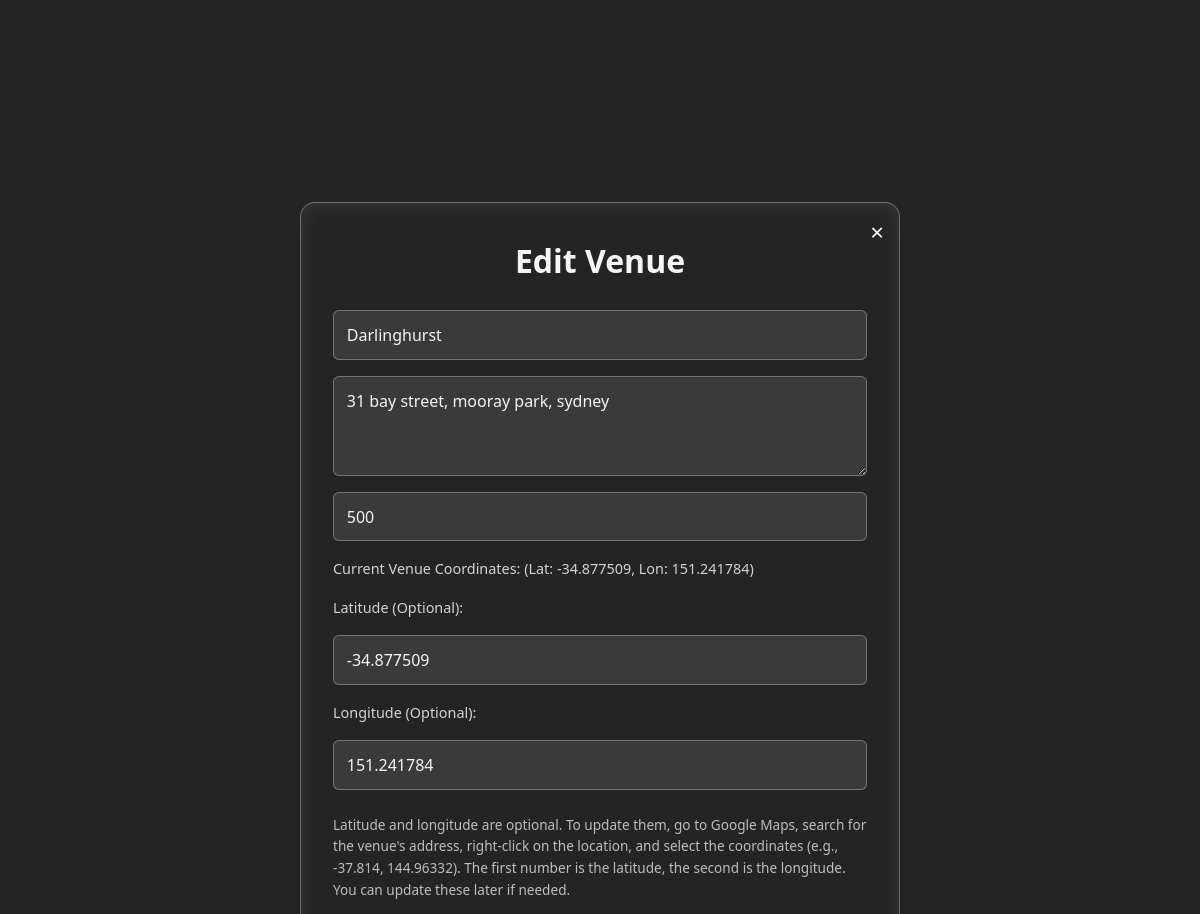
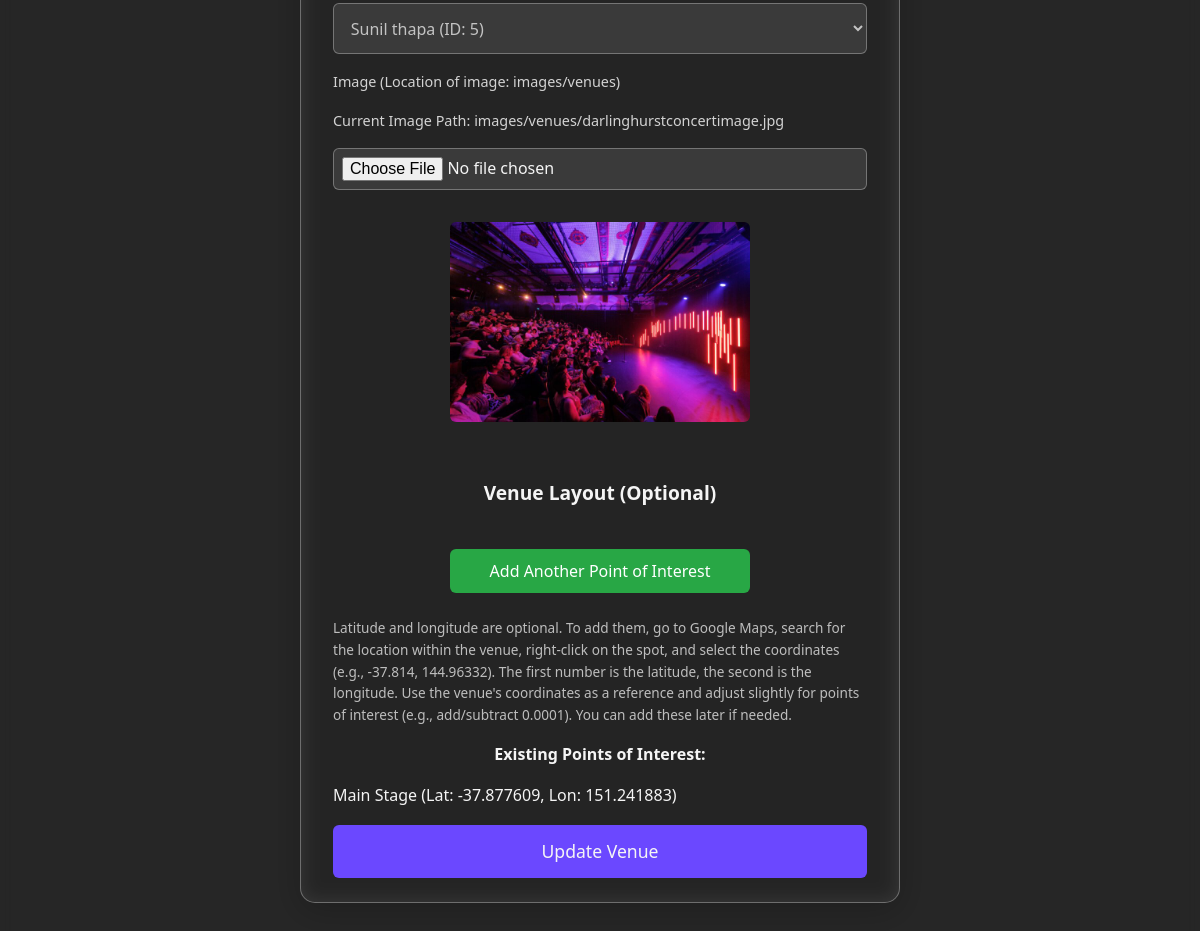
Screenshot of /edit_venue.php?venue_id=1 (signed in) with the database file from the repository (2 pictures, top to bottom).
### tables this page shows
CREATE TABLE IF NOT EXISTS `venues` (
  `venue_id` int NOT NULL AUTO_INCREMENT,
  `name` varchar(100) NOT NULL,
  `address` text NOT NULL,
  `capacity` int NOT NULL,
  `venue_admin_id` int DEFAULT NULL,
  `created_at` timestamp NOT NULL DEFAULT CURRENT_TIMESTAMP,
  `image_path` varchar(255) DEFAULT NULL,
  `latitude` decimal(9,6) DEFAULT NULL,
  `longitude` decimal(9,6) DEFAULT NULL,
  PRIMARY KEY (`venue_id`),
  KEY `venue_admin_id` (`venue_admin_id`)
);

CREATE TABLE IF NOT EXISTS `venue_admins` (
  `venue_admin_id` int NOT NULL AUTO_INCREMENT,
  `username` varchar(50) NOT NULL,
  `email` varchar(100) NOT NULL,
  `password` varchar(255) NOT NULL,
  `full_name` varchar(100) NOT NULL,
  `created_at` timestamp NOT NULL DEFAULT CURRENT_TIMESTAMP,
  PRIMARY KEY (`venue_admin_id`),
  UNIQUE KEY `username` (`username`),
  UNIQUE KEY `email` (`email`)
);

CREATE TABLE IF NOT EXISTS `venue_layouts` (
  `poi_id` int NOT NULL AUTO_INCREMENT,
  `venue_id` int NOT NULL,
  `poi_name` varchar(255) NOT NULL,
  `latitude` decimal(9,6) NOT NULL,
  `longitude` decimal(9,6) NOT NULL,
  PRIMARY KEY (`poi_id`),
  KEY `venue_id` (`venue_id`)
);

### edit_venue.php (the view, shortened to what this page needs)
<?php
$user_type = $_SESSION['user_type'];
$user_id = $_SESSION['user_id'];
require_once 'Connection/sql_auth.php';
$venue_id = isset($_GET['venue_id']) ? (int)$_GET['venue_id'] : 0;
$name = isset($_GET['name']) ? urldecode($_GET['name']) : '';
$address = isset($_GET['address']) ? urldecode($_GET['address']) : '';
$capacity = isset($_GET['capacity']) ? (int)$_GET['capacity'] : 0;
$venue_admin_id = isset($_GET['venue_admin_id']) ? (int)$_GET['venue_admin_id'] : null;
$image_path = null;
$latitude = null;
$longitude = null;
$poi_data = [];
$venue_exists = false;
if ($venue_id > 0) {
    $query = "SELECT * FROM venues WHERE venue_id = ?";
    $stmt = $db->prepare($query);
    if ($stmt === false) {
        $message = "Failed to prepare select statement: " . $db->error;
        $message_type = 'error';
    } else {
        $stmt->bind_param("i", $venue_id);
        $stmt->execute();
        $result = $stmt->get_result();
        if ($result->num_rows > 0) {
            $venue_exists = true;
            $venue = $result->fetch_assoc();
            $name = $venue['name'];
            $address = $venue['address'];
            $capacity = $venue['capacity'];
            $venue_admin_id = $venue['venue_admin_id'];
            $image_path = $venue['image_path'] ?? null;
            $latitude = $venue['latitude'] ?? null;
            $longitude = $venue['longitude'] ?? null;
        } else {
            $message = "Venue not found.";
            $message_type = 'error';
        }
    }
    if ($venue_exists) {
        $query = "SELECT poi_id, poi_name, latitude, longitude FROM venue_layouts WHERE venue_id = ?";
        $stmt = $db->prepare($query);
        if ($stmt === false) {
            $message = "Failed to prepare venue layout select statement: " . $db->error;
            $message_type = 'error';
        } else {
            $stmt->bind_param("i", $venue_id);
            $stmt->execute();
            $result = $stmt->get_result();
            while ($row = $result->fetch_assoc()) {
                $poi_data[] = $row;
            }
        }
    }
}
$venue_admins = [];
if ($user_type === 'system_admin') {
    $result = $db->query("SELECT va.venue_admin_id, va.full_name
                          FROM venue_admins va
                          JOIN users u ON va.username = u.username AND u.user_type = 'venue_admin'");
    if ($result === false) {
        $message = "Error fetching venue admins: " . $db->error;
        $message_type = 'error';
    } else {
        while ($row = $result->fetch_assoc()) {
            $venue_admins[] = $row;
        }
    }
}
?>
<!DOCTYPE html>
<html lang="en">
<head>
    <link rel="stylesheet" href="https://cdnjs.cloudflare.com/ajax/libs/font-awesome/6.0.0-beta3/css/all.min.css">
</head>
<body>
    <div class="container">
        <div class="modal">
            <div class="modal-content">
                <a href="view_current_venues.php" class="close-modal" id="closeModalBtn">×</a>
                <h2>Edit Venue</h2>
                <form method="POST" enctype="multipart/form-data">
                    <input type="text" name="name" value="<?= htmlspecialchars($name) ?>" placeholder="Venue Name" required>
                    <textarea name="address" placeholder="Address" required><?= htmlspecialchars($address) ?></textarea>
                    <input type="number" name="capacity" value="<?= $capacity ?>" placeholder="Capacity" required min="1" step="1">
                    <?php if ($latitude !== null && $longitude !== null): ?>
                        <label>Current Venue Coordinates: (Lat: <?= htmlspecialchars($latitude) ?>, Lon: <?= htmlspecialchars($longitude) ?>)</label>
                    <?php endif; ?>
                    <label for="latitude">Latitude (Optional):</label>
                    <input type="number" step="any" name="latitude" value="<?= htmlspecialchars($latitude ?? '') ?>" placeholder="e.g., -37.814">
                    <label for="longitude">Longitude (Optional):</label>
                    <input type="number" step="any" name="longitude" value="<?= htmlspecialchars($longitude ?? '') ?>" placeholder="e.g., 144.96332">
                    <div class="hint">
                        Latitude and longitude are optional. To update them, go to Google Maps, search for the venue's address, right-click on the location, and select the coordinates (e.g., -37.814, 144.96332). The first number is the latitude, the second is the longitude. You can update these later if needed.
                    </div>
                    <?php if ($user_type === 'system_admin'): ?>
                        <select name="venue_admin_id">
                            <?php foreach ($venue_admins as $admin): ?>
                                <option value="<?= $admin['venue_admin_id'] ?>" <?= $venue_admin_id == $admin['venue_admin_id'] ? 'selected' : '' ?>>
                                    <?= htmlspecialchars($admin['full_name']) ?> (ID: <?= $admin['venue_admin_id'] ?>)
                                </option>
                            <?php endforeach; ?>
                        </select>
                    <?php else: ?>
                        <input type="hidden" name="venue_admin_id" value="<?= $user_id ?>">
                    <?php endif; ?>
                    <label for="image">Image (Location of image: images/venues)</label>
                    <?php if (!empty($image_path)): ?>
                        <label>Current Image Path: <?= htmlspecialchars($image_path) ?></label>
                    <?php endif; ?>
                    <input type="file" name="image" id="image" accept="image/*">
                    <div class="image-preview" id="imagePreview"></div>
                    <h3>Venue Layout (Optional)</h3>
                    <button type="button" id="add-poi-btn" class="add-poi-btn">Add Another Point of Interest</button>
                    <div class="hint">
                        Latitude and longitude are optional. To add them, go to Google Maps, search for the location within the venue, right-click on the spot, and select the coordinates (e.g., -37.814, 144.96332). The first number is the latitude, the second is the longitude. Use the venue's coordinates as a reference and adjust slightly for points of interest (e.g., add/subtract 0.0001). You can add these later if needed.
                    </div>
                    <?php if (!empty($poi_data)): ?>
                        <h4>Existing Points of Interest:</h4>
                        <ul style="text-align: left; list-style-type: none; padding-left: 0;">
                            <?php foreach ($poi_data as $poi): ?>
                                <li><?= htmlspecialchars($poi['poi_name']) ?> (Lat: <?= $poi['latitude'] ?? 'N/A' ?>, Lon: <?= $poi['longitude'] ?? 'N/A' ?>)</li>
                            <?php endforeach; ?>
                        </ul>
                    <?php endif; ?>
                    <button type="submit" name="edit_venue">Update Venue</button>
                </form>
            </div>
        </div>
    </div>
</body>
</html>

### edit_venue.php (style rules this page uses)
:root { --primary-color: #6b48ff; --secondary-color: #1e1e2f; --accent-color: #ff2e63; --light-color: #f5f5f5; --glass-bg: rgba(255, 255, 255, 0.1); --shadow: 0 8px 32px rgba(0, 0, 0, 0.2); --success-bg: #28a745; --error-bg: #ff2e63; --add-btn-bg: #28a745; }
* { box-sizing: border-box; margin: 0; padding: 0; font-family: 'Segoe UI', Arial, sans-serif; }
body { background: linear-gradient(rgba(0, 0, 0, 0.5), rgba(0, 0, 0, 0.5)), url('images/concert.jpg'); background-size: cover; background-position: center; backdrop-filter: blur(5px); color: var(--light-color); line-height: 1.6; min-height: 100vh; display: flex; justify-content: center; align-items: center; }
.container { text-align: center; }
.modal { position: fixed; top: 0; left: 0; width: 100%; height: 100%; background: rgba(0, 0, 0, 0.7); z-index: 1000; justify-content: center; align-items: center; display: flex; }
.modal-content { background: var(--glass-bg); backdrop-filter: blur(10px); border-radius: 15px; padding: 2rem; box-shadow: var(--shadow); border: 1px solid rgba(255, 255, 255, 0.3); width: 90%; max-width: 600px; text-align: center; position: relative; color: var(--light-color); max-height: 80vh; overflow-y: auto; }
.close-modal { position: absolute; top: 10px; right: 15px; font-size: 1.5rem; color: var(--light-color); cursor: pointer; transition: color 0.3s ease; text-decoration: none; }
h2 { font-size: 2rem; margin-bottom: 1.5rem; color: var(--light-color); }
h3 { font-size: 1.2rem; margin: 1rem 0 0.5rem; color: var(--light-color); }
form { display: flex; flex-direction: column; gap: 1rem; }
label { font-size: 0.9rem; color: rgba(255, 255, 255, 0.8); text-align: left; }
input, select, textarea { padding: 0.8rem; border: 1px solid rgba(255, 255, 255, 0.3); border-radius: 6px; background: rgba(255, 255, 255, 0.1); color: var(--light-color); font-size: 1rem; width: 100%; box-sizing: border-box; }
input[type="file"] { padding: 0.5rem; }
input::placeholder, textarea::placeholder, select { color: rgba(255, 255, 255, 0.7); }
textarea { resize: vertical; min-height: 100px; }
select option { background: var(--secondary-color); color: var(--light-color); }
.image-preview { margin: 1rem 0; }
.hint { font-size: 0.85rem; color: rgba(255, 255, 255, 0.7); margin-top: 0.5rem; text-align: left; }
button { background: var(--primary-color); color: var(--light-color); padding: 0.9rem; border: none; border-radius: 6px; cursor: pointer; transition: background 0.3s ease; font-size: 1.1rem; }
.add-poi-btn { background: var(--add-btn-bg); color: white; padding: 0.7rem; border: none; border-radius: 6px; cursor: pointer; transition: background 0.3s ease; font-size: 1rem; width: 100%; max-width: 300px; margin: 0 auto; }

### rows the page displays
venues: name "Darlinghurst", address "31 bay street, mooray park, sydney", capacity "500", latitude "-34.877509", longitude "151.241784", venue_admin_id "Sunil thapa (ID: 5)", image_path "images/venues/darlinghurstconcertimage.jpg"
venue_layouts: poi_name "Main Stage", latitude "-37.877609", longitude "151.241883"
